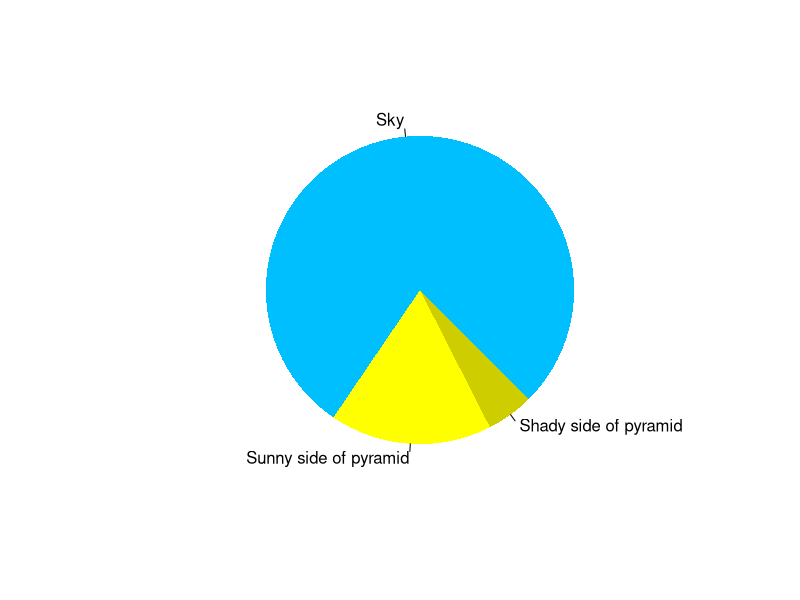

Write the R code that produced this figure.
## ---- chunk 1
pie(
  c(Sky = 78, "Sunny side of pyramid" = 17, "Shady side of pyramid" = 5), 
  init.angle = 315, 
  col = c("deepskyblue", "yellow", "yellow3"), 
  border = FALSE
)
## ---- chunk 2

print(5+4)

